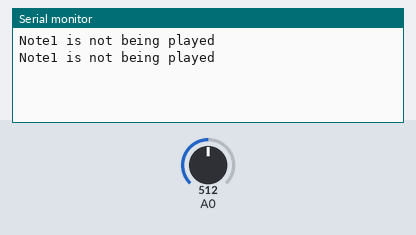
Recording of a sketch running on a simulated Arduino Uno, built with avr-gcc and run on an emulated ATmega328P. Shown: the last lines printed to the serial monitor. The inputs (shaded band) are chosen by the test bench; at power-on: A0 = 512.

Above: at 3.2 s.
3.3 s: A0 set to 476
At 4.3 s:
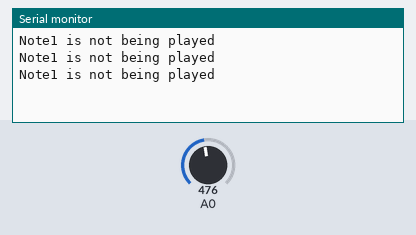
4.8 s: A0 set to 452
At 5.8 s:
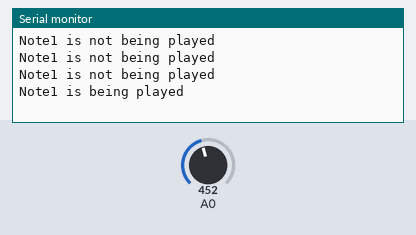

Measured:
- the behaviour switches between 462 and 461 on A0 (found by bisection; images 1 and 2)
- after the input at 4.8 s, the serial monitor: prints a new line after 0.20 s (image 2)

The sketch:

Project4.ino
```cpp
const int THRESHOLD = 50;
int Limit = 0;

void setup() {
  delay(2000);
  Limit = analogRead(0);
  Limit = Limit - THRESHOLD;
  Serial.begin(115200);

}

void loop() {
  if (analogRead(0) < Limit)
  {
    Serial.println("Note1 is being played");
  }
  else
  {
    Serial.println("Note1 is not being played");
  }
  delay(1000);

}
```
